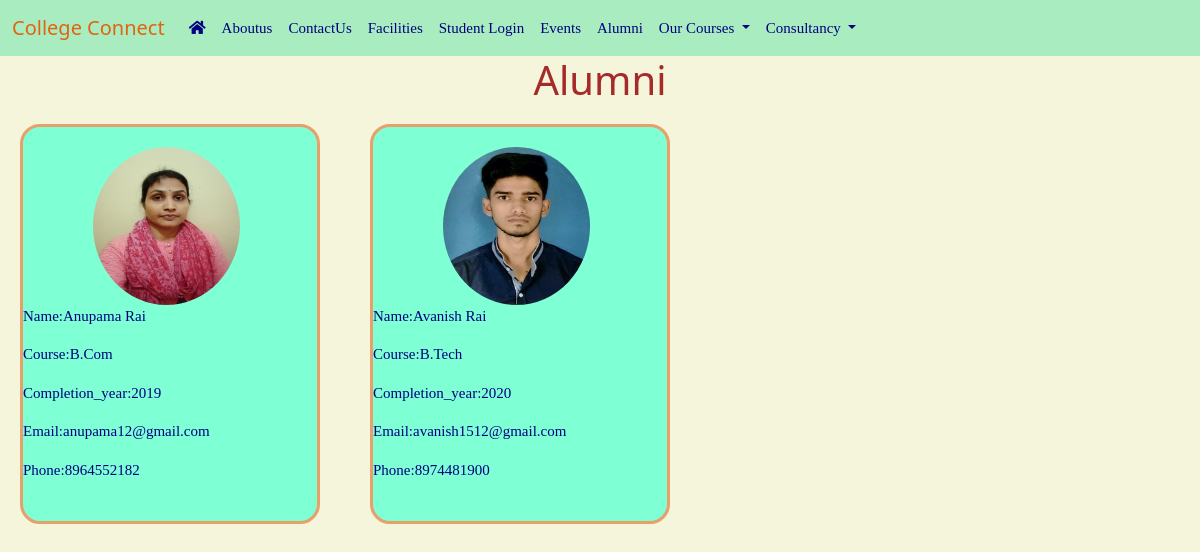
The page /alumni/ on the database its author committed.
### college_app/models.py (models this page shows, shortened)
class Alumni(models.Model):
    name=models.CharField(max_length=70)
    course=models.CharField(max_length=50)
    completion_year=models.CharField(max_length=50)
    photo=models.ImageField(max_length=100,upload_to="college_app/alumni_images",default=" ")
    email=models.CharField(max_length=50)
    phone=models.CharField(max_length=10)

### college_app/views.py (the view)
# urls.py: path("alumni/",views.alumni,name="alumni"),
def alumni(request):
    alumni_list = Alumni.objects.all()
    alumni_dict = {"alumni_key":alumni_list}
    return render(request,'college_app/html/alumni.html',alumni_dict)

### college_app/templates/college_app/html/alumni.html (shortened to what this page needs)
<!DOCTYPE html>
{%load static%}
<html lang="en">
<head>
    {% include 'college_app/html/common_css.html'%}
</head>
<body style="background-color: beige; margin: 0px;">
    {% include 'college_app/html/header.html'%}
    <h1 style="text-align: center; color: brown;">Alumni</h1>
    <div class="box-container">
        {%for obj in alumni_key%}
        <div class="alumni-div">
            <img src="/media/{{obj.photo}}" alt="" class="logo">
            <p>Name:{{obj.name}}</p>
            <p>Course:{{obj.course}}</p>
            <p>Completion_year:{{obj.completion_year}}</p>
            <p>Email:{{obj.email}}</p>
            <p>Phone:{{obj.phone}}</p>
        </div>
        {%endfor%}
    </div>
</body>
</html>

### college_app/templates/college_app/html/alumni.html (style rules this page uses)
.box-container { display: flex; flex-wrap: wrap; gap: 50px; margin: 20px; }
.alumni-div { width: 300px; height: 400px; background-color: aquamarine; border: 3px solid rgb(232, 159, 106); border-radius: 20px; }
.logo { width: 50%; height:40% ; border-radius: 50%; margin-left: 70px; margin-top: 20px; }
p { color: navy; font-size: 15px; font-family: Verdana; font-weight: 30px; }

### rows shown on the page
Alumni: photo (picture), name "Anupama Rai", course "B.Com", completion_year "2019", email "anupama12@gmail.com", phone "8964552182"
Alumni: photo (picture), name "Avanish Rai", course "B.Tech", completion_year "2020", email "avanish1512@gmail.com", phone "8974481900"
